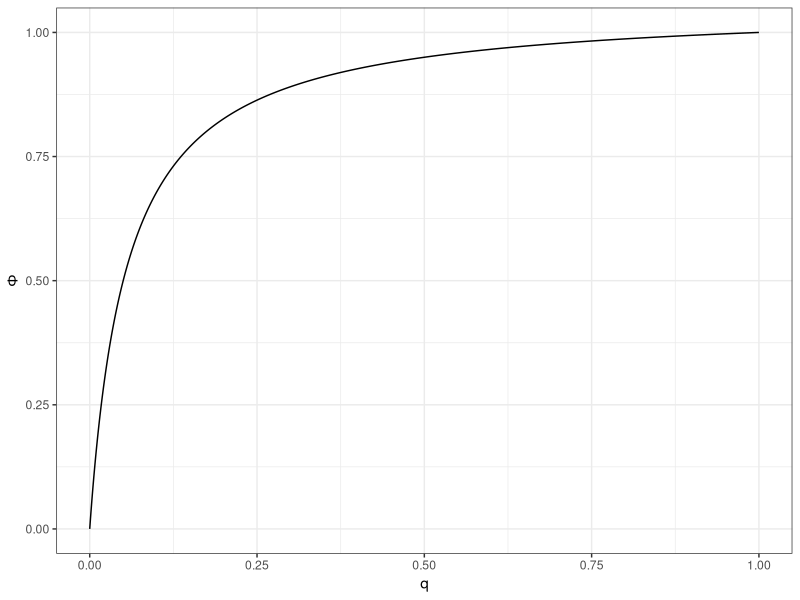

Source code (R): (Note: this script raises an error after producing the figure.)
## ---- chunk 1
knitr::opts_chunk$set(echo = TRUE)
## ---- chunk 2
library(tidyverse)
library(ggplot2)
## ---- chunk 3
c_prob_person_given_alarm<-function(p0,p1,q){
  phi = p1*q/(p0*(1-q)+p1*q)
  return (phi)
}
## ---- chunk 4
p0<- 0.05
p1<- 0.95
q<- 0.1
c_prob_person_given_alarm(p0,p1,q)
## ---- chunk 5
p0<-0.05
p1<-0.95
q<- seq(0,1,0.001)
result = data.frame(phi = c_prob_person_given_alarm(p0,p1,q))
#result 
ggplot(data = result, aes(x = q, y = phi))+
  geom_line()+
  labs(y = expression(Phi))+
  theme_bw()
## ---- chunk 6

var<-function(a,b,r)
  {
  c=(-a^2-4*a*b-10*a*r-4*b^2-20*b*r-25*r^2+a+4*b+25*r)
  return(c)
}

b=var(0.1,0.2,0.3)


## ---- chunk 7
# Assignment5
# use the uniform distribution to simulate data from the discrete random variable

sample_X_0125<-function(n,alpha,beta,gamma){
  sample_X<-data.frame(U = runif(n))%>%
    mutate(X = case_when(
      (0 <= U)&(U < alpha)~1,
      (alpha <= U)&(U < alpha+beta)~2,
      (alpha+beta <= U)&(U < alpha+beta+gamma)~5,
      (alpha+beta+gamma <= U)&(U <= 1)~0))%>%
    pull(X)
  return (sample_X)
}
## ---- chunk 8
set.seed(1006)
n<-100000
alpha<-0.1
beta<-0.2
gamma<-0.3
sample_X<-sample_X_0125(n,alpha,beta,gamma)
#sample_X
mean(sample_X)
var(sample_X)
## ---- chunk 9
set.seed(1006)
trial<-seq(10000)
n<-100

alpha<-0.1
beta<-0.2
gamma<-0.3
simulation_df<-data.frame(trail)%>%
  mutate(sample = map(.x=trial, .f = ~sample_X_0125(n,alpha,beta,gamma)))%>%
  mutate(sample_mean = map_dbl(.x=sample, .f = mean))


## ---- chunk 10
simulation_df%>%head(5)
## ---- chunk 11
simulation_df%>%
  

ggplot()+
  ggtitle("The histogram of sample mean") +
  theme_bw()+
  theme(plot.title = element_text(hjust = 0.5))+
  geom_histogram(aes(x=sample_mean),binwidth = 0.02)
## ---- chunk 12
sample_mean_expectation<-round(mean(simulation_df$sample_mean),digits = 4)
sample_mean_variance<-round(var(simulation_df$sample_mean),digits = 4)
sample_mean_expectation
sample_mean_variance
## ---- chunk 13
mu<-sample_mean_expectation
sigma<-sqrt(sample_mean_variance)
x_min<-mu-4*sigma
x_max<-mu+4*sigma
inc<-0.0001
rescaled_gaussian_df<-data.frame(x=seq(x_min,x_max,inc))%>%
  mutate(pdf=200*map_dbl(.x=x,.f=~dnorm(x=.x,mean=mu,sd=sigma)))
# 200 or 10000?

colors<-c("Gaussian pdf"="red","sample_mean_histogram"="blue")
fill<-c("Gaussian pdf"="white","sample_mean_histogram"="white")


ggplot()+
  geom_histogram(data=simulation_df,
                 aes(x=sample_mean,colour = "sample_mean_histogram",fill = "sample_mean_histogram"),
                 binwidth = 0.02,size = 0.3)+
  geom_line(data=rescaled_gaussian_df,
            aes(x,y=pdf,color="Gaussian pdf"),size=1)+
  scale_color_manual(name = "", values=colors)+
  scale_fill_manual(name = "", values=fill)+
  theme_bw()
